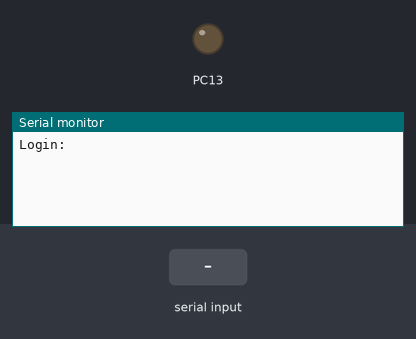
Simulated run of this sketch. Board: STM32 Blue Pill. On the bench: output pins drawn as LEDs (lit = HIGH), the last lines printed to the serial monitor. The test bench sets the inputs (shaded band).

Above: at 4.2 s.
4.3 s: "LSEC1337\n" received over Serial
At 4.7 s:
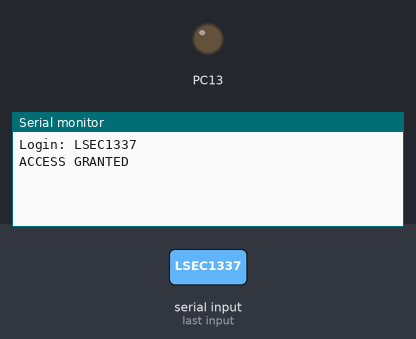
5.8 s: "1\n" received over Serial
At 7.0 s:
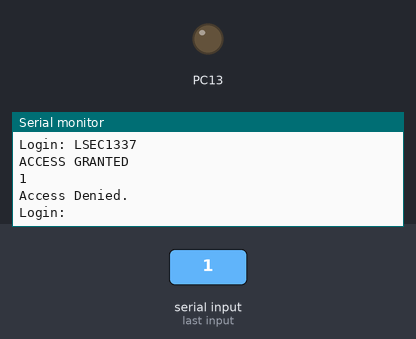

The sketch:

alvo.ino
```cpp
#include "HardwareSerial.h" // Inclui a definição da classe Serial
#define BAUDRATE 9600


// Define o tamanho máximo do buffer de entrada para a senha
const byte bufsiz = 32;
char buf[bufsiz];
boolean new_data = false;
boolean start = true;

// --- FUNÇÃO PRINCIPAL DE INICIALIZAÇÃO ---
void setup() {
   // Garante que o pino PC13 (o LED da placa) está configurado como saída
   pinMode(PC13, OUTPUT);

   // Espera 3 segundos para que o OpenOCD/GDB possa se conectar durante o boot
   delay(3000);

   // Inicia a porta Serial (UART) na velocidade de 9600 baud.
   Serial.begin(BAUDRATE);
}

// --- FUNÇÃO DE LOOP PRINCIPAL ---
void loop() {
   // Controle para imprimir "Login: " apenas uma vez no início
   if (start == true) {
       Serial.print("Login: ");
       start = false;
   }

   recv_data();

   // Se recebeu dados, chama a rotina de validação
   if (new_data == true)
       validate();
}

// --- FUNÇÃO PARA RECEBER DADOS DA PORTA SERIAL (UART) ---
void recv_data() {
 static byte i = 0;
   static char last_char;
   char end1 = '\n';
   char end2 = '\r';
   char rc;

   // Loop para ler todos os caracteres disponíveis na porta serial
   while (Serial.available() > 0 && new_data == false) {
       rc = Serial.read();

       // Evita ler caracteres duplicados de fim de linha (como \r\n)
       if ((rc == end1 || rc == end2) && (last_char == end2 || last_char == end1))
           return;

       last_char = rc;

       if (rc != end1 && rc != end2) {
           // Armazena o caractere no buffer
           buf[i++] = rc;

           // Proteção contra estouro de buffer (limita ao tamanho máximo)
           if (i >= bufsiz)
               i = bufsiz - 1;
       } else {
           // Caractere de fim de linha recebido: Termina a string e seta a flag de dados
           buf[i] = '\0'; // Termina a string
           i = 0;
           new_data = true;
       }
   }
}

// --- FUNÇÃO PARA VALIDAR A SENHA ---
void validate() {
   Serial.println(buf);
   new_data = false;

   // Ponto crucial de verificação: Onde o hack será executado
   if (strcmp(buf, "LSEC1337") == 0) // <--- O debugger GDB vai atacar esta linha
       Serial.println("ACCESS GRANTED");
   else {
       Serial.println("Access Denied.");
       Serial.print("Login: ");
   }
}
```

Measured:
- after the input at 4.3 s, the serial monitor: prints a new line at once (image 1)
- after the input at 5.8 s, the serial monitor: prints a new line at once (image 2)
